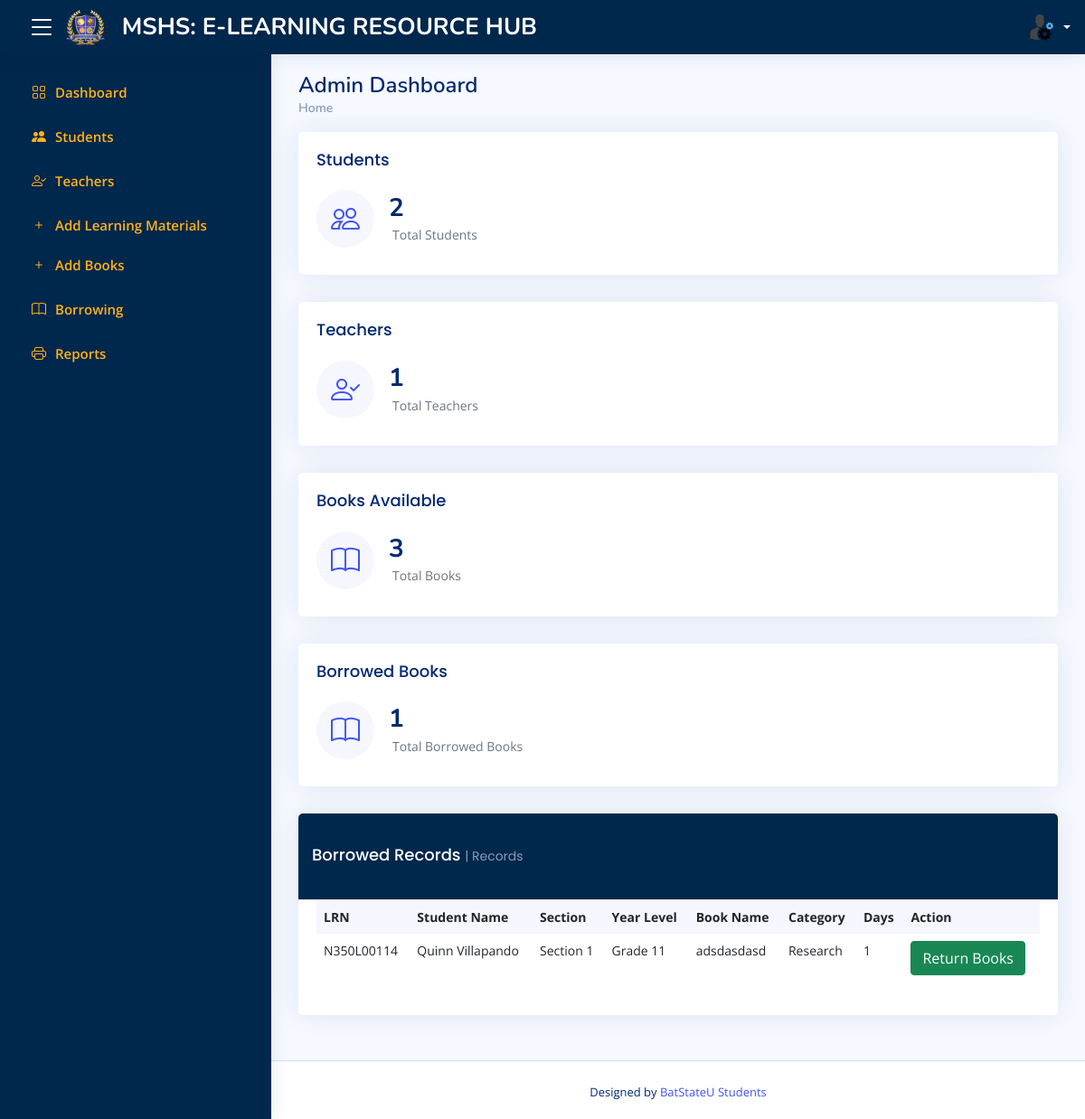
Screenshot of /Admin/dashboard.php (signed in) with the database file from the repository.
### tables this page shows
CREATE TABLE `tbl_barrowing` (
  `id` int(255) NOT NULL,
  `lrn` varchar(255) NOT NULL,
  `studentname` varchar(255) NOT NULL,
  `bookid` varchar(255) NOT NULL,
  `category` varchar(255) NOT NULL,
  `quantity` varchar(255) NOT NULL
);

CREATE TABLE `tbl_students` (
  `id` int(255) NOT NULL,
  `name` varchar(255) NOT NULL,
  `gender` varchar(255) NOT NULL,
  `lrn` varchar(255) NOT NULL,
  `schoolyear` varchar(255) NOT NULL,
  `yearlevel` varchar(255) NOT NULL,
  `strand` varchar(255) NOT NULL,
  `contactnumber` varchar(255) NOT NULL,
  `parents` varchar(255) NOT NULL,
  `parentscontactnumber` varchar(255) NOT NULL,
  `section` varchar(255) NOT NULL,
  `email` varchar(255) NOT NULL,
  `file` varchar(255) NOT NULL,
  `username` varchar(255) NOT NULL,
  `password` varchar(255) NOT NULL,
  `type` varchar(255) NOT NULL
);

CREATE TABLE `tbl_inventory` (
  `id` int(255) NOT NULL,
  `itemname` varchar(255) NOT NULL,
  `category` varchar(255) NOT NULL,
  `initialstock` int(255) NOT NULL,
  `file` varchar(255) NOT NULL
);

### Admin/dashboard.php (the view, shortened to what this page needs)
<?php include 'head.php'; ?>
<body >
<?php include 'nav.php'; ?>
<?php include 'sidebar.php'; ?>
  <main id="main" class="main">
    <div class="pagetitle">
      <h1>Admin Dashboard</h1>
      <nav>
        <ol class="breadcrumb">
          <li class="breadcrumb-item"><a href="../index.php">Home</a></li>
        </ol>
      </nav>
    </div>
    <section class="section dashboard">
      <div class="row">
            <div class="col-xxl-3 col-xl-12">
              <div class="card info-card sales-card">
                <div class="card-body">
                  <h5 class="card-title">Students</h5>
                  <div class="d-flex align-items-center">
                    <div class="card-icon rounded-circle d-flex align-items-center justify-content-center">
                      <i class="bi bi-people"></i>
                    </div>
                    <div class="ps-3">
                      <h6><?php
                      $query1="SELECT count(*) as totalstudents FROM tbl_students WHERE type='Student'";
                      $result=mysqli_query($con,$query1);
                      if($result){
                          while($row=mysqli_fetch_assoc($result))
                        {
                              $totalstudents=$row['totalstudents'];
                        }
                        }
                        ?>
                          <?php echo $totalstudents; ?></h6><span class="text-muted small pt-2 ps-1">Total Students</span>
                    </div>
                  </div>
                </div>
              </div>
            </div>
            <div class="col-xxl-3 col-xl-12">
              <div class="card info-card sales-card">
                <div class="card-body">
                  <h5 class="card-title">Teachers</h5>
                  <div class="d-flex align-items-center">
                    <div class="card-icon rounded-circle d-flex align-items-center justify-content-center">
                      <i class="bi bi-person-check"></i>
                    </div>
                    <div class="ps-3">
                      <h6><?php
                      $query1="SELECT count(*) as totalteacher FROM tbl_students WHERE type='Teacher'";
                      $result=mysqli_query($con,$query1);
                      if($result){
                          while($row=mysqli_fetch_assoc($result))
                        {
                              $totalteacher=$row['totalteacher'];
                        }
                        }
                        ?>
                          <?php echo $totalteacher;?></h6><span class="text-muted small pt-2 ps-1">Total Teachers</span>
                    </div>
                  </div>
                </div>
              </div>
            </div>
            <div class="col-xxl-3 col-xl-12">
              <div class="card info-card sales-card">
                <div class="card-body">
                  <h5 class="card-title">Books Available</h5>
                  <div class="d-flex align-items-center">
                    <div class="card-icon rounded-circle d-flex align-items-center justify-content-center">
                      <i class="bi bi-book"></i>
                    </div>
                    <div class="ps-3">
                      <h6><?php
                      $query1="SELECT count(*) as totalbooks FROM tbl_inventory ";
                      $result=mysqli_query($con,$query1);
                      if($result){
                          while($row=mysqli_fetch_assoc($result))
                        {
                              $totalbooks=$row['totalbooks'];
                        }
                        }
                        ?>
                          <?php echo $totalbooks;?></h6><span class="text-muted small pt-2 ps-1">Total Books</span>
                    </div>
                  </div>
                </div>
              </div>
            </div>
            <div class="col-xxl-3 col-xl-12">
              <div class="card info-card sales-card">
                <div class="card-body">
                  <h5 class="card-title">Borrowed Books</h5>
                  <div class="d-flex align-items-center">
                    <div class="card-icon rounded-circle d-flex align-items-center justify-content-center">
                      <i class="bi bi-book"></i>
                    </div>
                    <div class="ps-3">
                      <h6><?php
                      $query1="SELECT count(*) as totalborrow FROM tbl_barrowing";
                      $result=mysqli_query($con,$query1);
                      if($result){
                          while($row=mysqli_fetch_assoc($result))
                        {
                              $totalborrow=$row['totalborrow'];
                        }
                        }
                        ?>
                          <?php echo $totalborrow;?></h6><span class="text-muted small pt-2 ps-1">Total Borrowed Books</span>
                    </div>
                  </div>
                </div>
              </div>
            </div>
        <div class="col-lg-12">
            <div class="col-12">
              <div class="card recent-sales overflow-auto">
                <div class="card-header" style="background-color:rgb(0, 39, 76)">
                  <h5 class="card-title" style="color:white;">Borrowed Records <span>| Records</span></h5>
               </div>
                <div class="card-body">
                  <table class="table table-borderless datatable">
                    <thead>
                      <tr>
                        <th scope="col">LRN</th>
                        <th scope="col">Student Name</th>
                        <th scope="col">Section</th>
                        <th scope="col">Year Level</th>
                        <th scope="col">Book Name</th>
                        <th scope="col">Category</th>
                         <th scope="col">Days</th>
                        <th scope="col">Action</th>
                      </tr>
                    </thead>
                    <tbody>
<?php
                      $query = "SELECT A.id,B.lrn,B.name,B.section,B.yearlevel,C.itemname,C.category FROM `tbl_barrowing` A
                        LEFT JOIN tbl_students B On A.lrn = B.lrn
                        LEFT JOIN tbl_inventory C ON C.id = A.bookid";
                      $read = mysqli_query($con,$query) or die(mysqli_error());
                      while ($row = mysqli_fetch_array($read)){
                        $id=$row['id'];
                        $lrn = $row['lrn'];
                        $name = $row['name'];
                        $section = $row['section'];
                        $yearlevel = $row['yearlevel'];
                        $itemname = $row['itemname'];
                        $category = $row['category'];
                      ?>
                      <tr>
                        <td><?php echo $lrn; ?></td>
                        <td><?php echo $name; ?></td>
                        <td><?php echo $section; ?></td>
                        <td><?php echo $yearlevel; ?></td>
                        <td><?php echo $itemname; ?></td>
                        <td><?php echo $category; ?></td>
                         <td><?php echo '1'; ?></td>
                        <td>
                            <a class="btn btn-success"  href="php/return.php?id=<?php echo $id; ?>">Return Books</a></td>
                      </tr>
  <?php } ?>
                    </tbody>
                  </table>
                </div>
              </div>
            </div>
          </div>
        </div>
    </section>
  </main>
 <?php include 'footer.php'; ?>
</body>
</html>

### Admin/assets/css/style.css (style rules this page uses)
:root { scroll-behavior: smooth; }
body { font-family: "Open Sans", sans-serif; background: #f6f9ff; color: #444444; }
a { color: #4154f1; text-decoration: none; }
h1, h2, h3, h4, h5, h6 { font-family: "Nunito", sans-serif; }
#main { margin-top: 60px; padding: 20px 30px; transition: all 0.3s; }
.pagetitle { margin-bottom: 10px; }
.pagetitle h1 { font-size: 24px; margin-bottom: 0; font-weight: 600; color: #012970; }
.card { margin-bottom: 30px; border: none; border-radius: 5px; box-shadow: 0px 0 30px rgba(1, 41, 112, 0.1); }
.card-header, .card-footer { border-color: #ebeef4; background-color: #fff; color: #798eb3; padding: 15px; }
.card-title { padding: 20px 0 15px 0; font-size: 18px; font-weight: 500; color: #012970; font-family: "Poppins", sans-serif; }
.card-title span { color: #899bbd; font-size: 14px; font-weight: 400; }
.card-body { padding: 0 20px 20px 20px; }
.breadcrumb { font-size: 14px; font-family: "Nunito", sans-serif; color: #899bbd; font-weight: 600; }
.breadcrumb a { color: #899bbd; transition: 0.3s; }
.breadcrumb .breadcrumb-item::before { color: #899bbd; }
@media (min-width: 1200px) { #main, #footer { margin-left: 300px; } }
.dashboard .info-card { padding-bottom: 10px; }
.dashboard .info-card h6 { font-size: 28px; color: #012970; font-weight: 700; margin: 0; padding: 0; }
.dashboard .card-icon { font-size: 32px; line-height: 0; width: 64px; height: 64px; flex-shrink: 0; flex-grow: 0; }
.dashboard .sales-card .card-icon { color: #4154f1; background: #f6f6fe; }
.dashboard .recent-sales { font-size: 14px; }
.dashboard .recent-sales .table thead { background: #f6f6fe; }
.dashboard .recent-sales .table thead th { border: 0; }

### rows the page displays
tbl_barrowing: tbl_students.lrn "N350L00114", tbl_students.name "Quinn Villapando", tbl_students.section "Section 1", tbl_students.yearlevel "Grade 11", tbl_inventory.itemname "adsdasdasd", tbl_inventory.category "Research"

### other values shown
$totalstudents "2"
$totalteacher "1"
$totalbooks "3"
$totalborrow "1"
